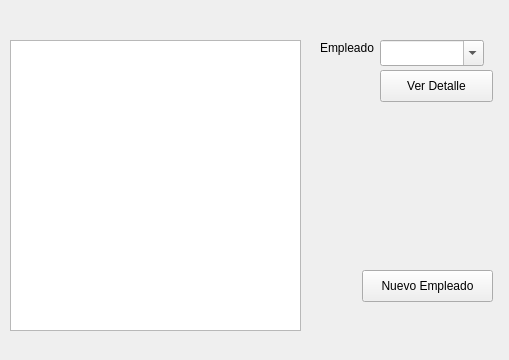
<?xml version="1.0" encoding="UTF-8"?>
<ui version="4.0">
 <class>RRHH</class>
 <widget class="QWidget" name="RRHH">
  <property name="geometry">
   <rect>
    <x>0</x>
    <y>0</y>
    <width>509</width>
    <height>360</height>
   </rect>
  </property>
  <property name="windowTitle">
   <string>Recursos Humanos</string>
  </property>
  <widget class="QPushButton" name="agregarEmpleado">
   <property name="geometry">
    <rect>
     <x>362</x>
     <y>270</y>
     <width>131</width>
     <height>32</height>
    </rect>
   </property>
   <property name="text">
    <string>Nuevo Empleado</string>
   </property>
  </widget>
  <widget class="QComboBox" name="selectEmpleado">
   <property name="geometry">
    <rect>
     <x>380</x>
     <y>40</y>
     <width>104</width>
     <height>26</height>
    </rect>
   </property>
   <property name="editable">
    <bool>true</bool>
   </property>
  </widget>
  <widget class="QPushButton" name="detalleEmpleado">
   <property name="geometry">
    <rect>
     <x>380</x>
     <y>70</y>
     <width>113</width>
     <height>32</height>
    </rect>
   </property>
   <property name="text">
    <string>Ver Detalle</string>
   </property>
  </widget>
  <widget class="QLabel" name="label">
   <property name="geometry">
    <rect>
     <x>320</x>
     <y>40</y>
     <width>59</width>
     <height>16</height>
    </rect>
   </property>
   <property name="text">
    <string>Empleado</string>
   </property>
  </widget>
  <widget class="QLabel" name="Notificacion">
   <property name="geometry">
    <rect>
     <x>330</x>
     <y>130</y>
     <width>151</width>
     <height>91</height>
    </rect>
   </property>
   <property name="text">
    <string/>
   </property>
  </widget>
  <widget class="QTableWidget" name="listEmpleados">
   <property name="geometry">
    <rect>
     <x>10</x>
     <y>40</y>
     <width>291</width>
     <height>291</height>
    </rect>
   </property>
  </widget>
 </widget>
 <resources/>
 <connections/>
</ui>
